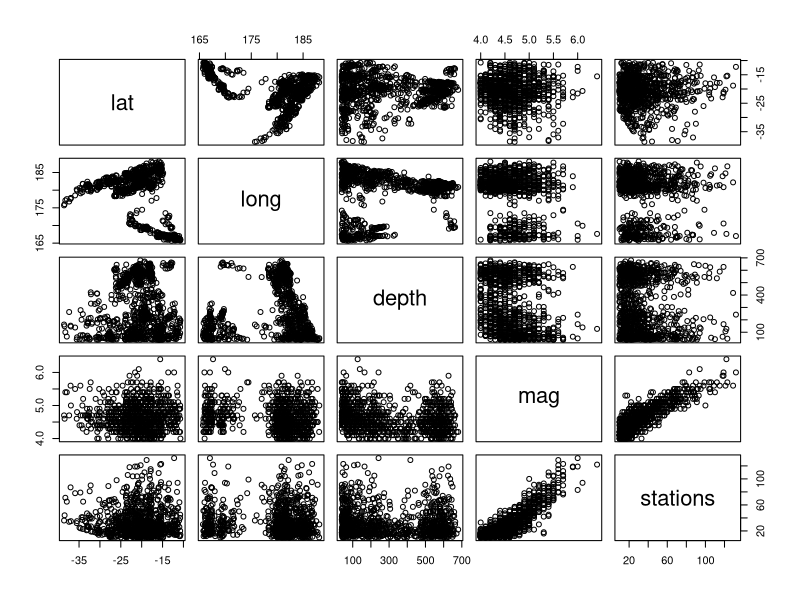
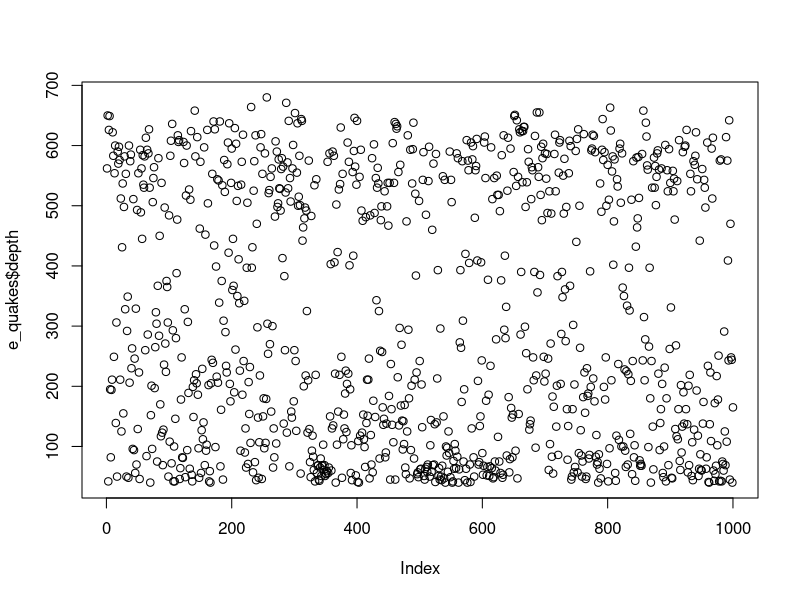
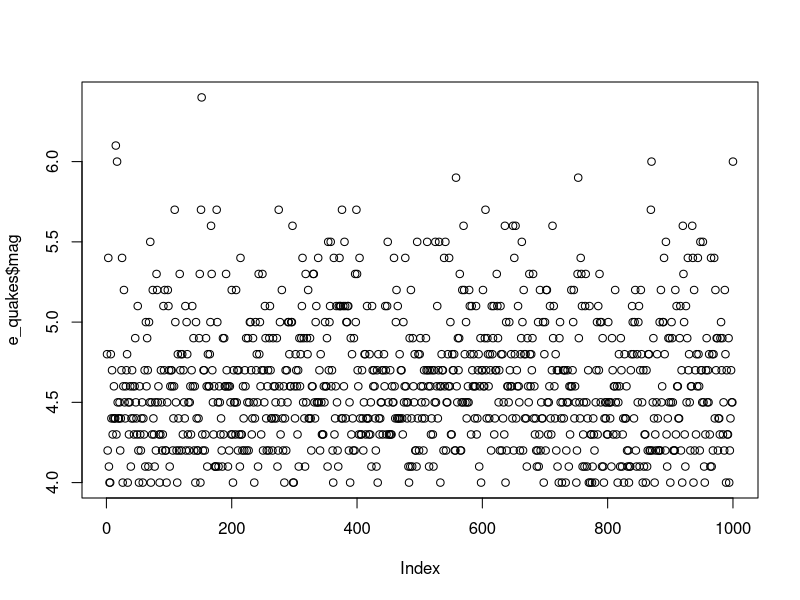
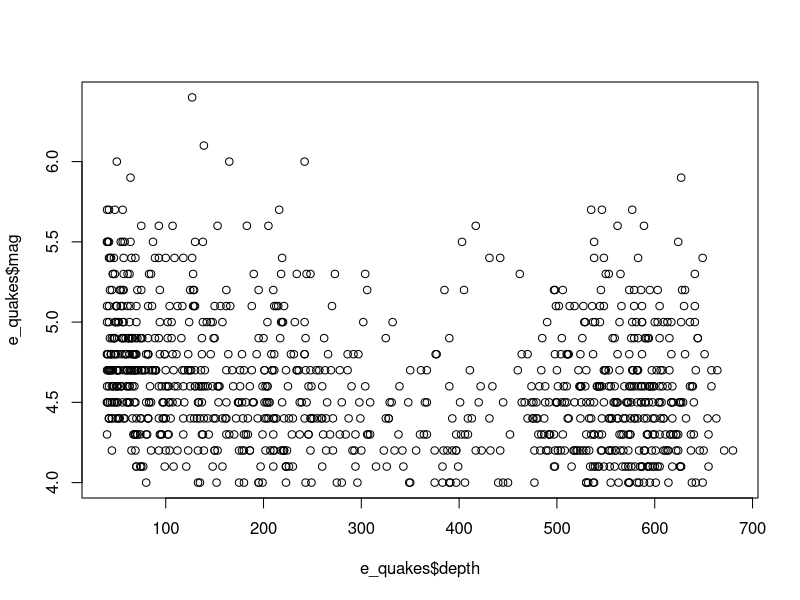
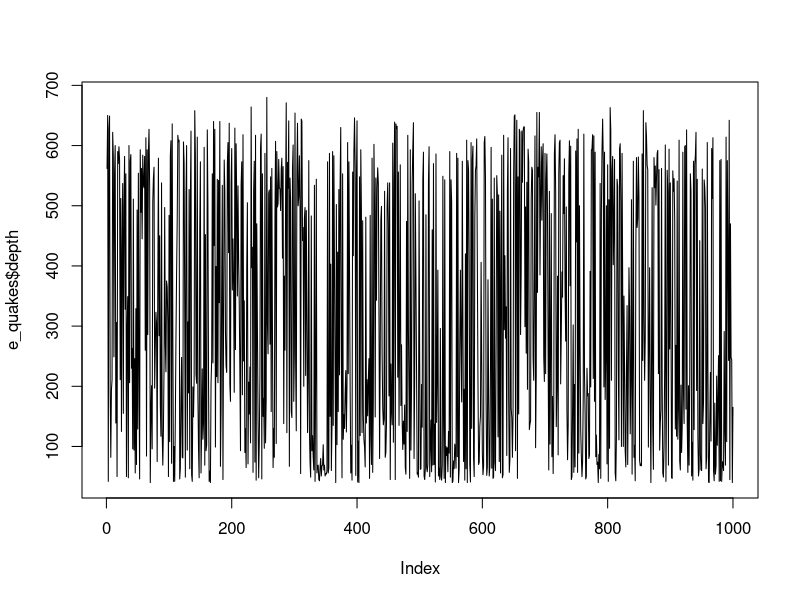
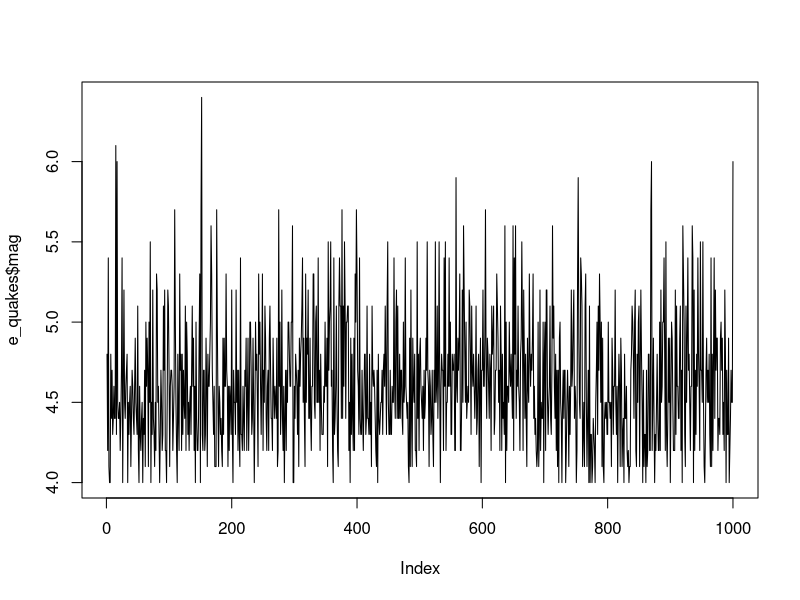
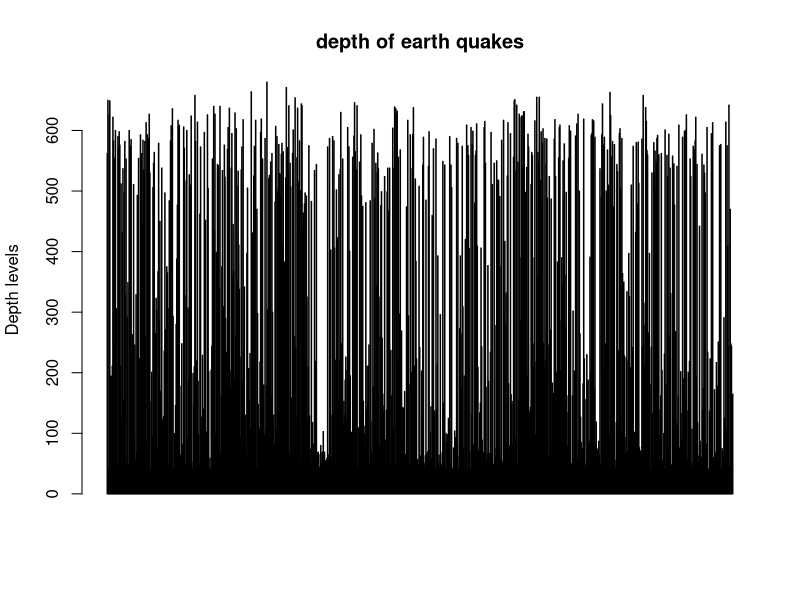
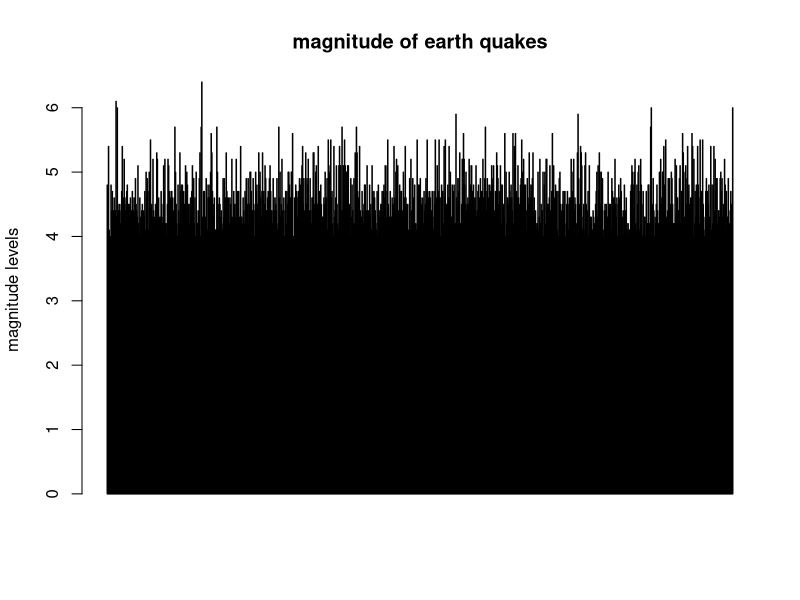

Write R code to recreate these figures, in order. (Note: this script raises an error after producing the figures.)
e_quakes<-datasets::quakes
# finding standard deviation
sd(e_quakes$mag,na.rm = T)
# top and bottom rows
head(e_quakes,15)
tail(e_quakes,15)

#summary of data
summary(e_quakes)
summary(e_quakes$depth)
summary(e_quakes$mag)

#col data
e_quakes[,c(3,4)]
summary(e_quakes[,3])
summary(e_quakes[,4])

#plots
plot(e_quakes)
plot(e_quakes$depth)
plot(e_quakes$mag)
plot(e_quakes$depth,e_quakes$mag,type="p")

# points and lines 
plot(e_quakes$depth, type= "l") # p: points, l: lines,b: both
plot(e_quakes$mag, type= "l")


#Horizontal Bar plot
barplot(e_quakes$depth, main = 'depth of earth quakes',
        ylab = 'Depth levels', col= 'blue',horiz = F,axes=T)
barplot(e_quakes$mag, main = 'magnitude of earth quakes',
        ylab = 'magnitude levels', col= 'blue',horiz = F,axes=T)

#Histogram
hist(e_quakes$depth) 
hist(e_quakes$mag)     

#Single box plot
boxplot(e_quakes$depth,main="Boxplot")
boxplot.stats(e_quakes$depth)$out
boxplot(e_quakes$mag,main="Boxplot")
boxplot.stats(e_quakes$mag)$out

# Multiple box plots
boxplot(e_quakes[,3:4],main='Multiple')


#Variance
var(e_quakes$depth, na.rm = T)
var(e_quakes$mag, na.rm = T)

#skewness
skewness(e_quakes$depth)
skewness(e_quakes$mag)
skew
#kurtosis
kurtosis(e_quakes$depth)
kurtosis(e_quakes$mag)

